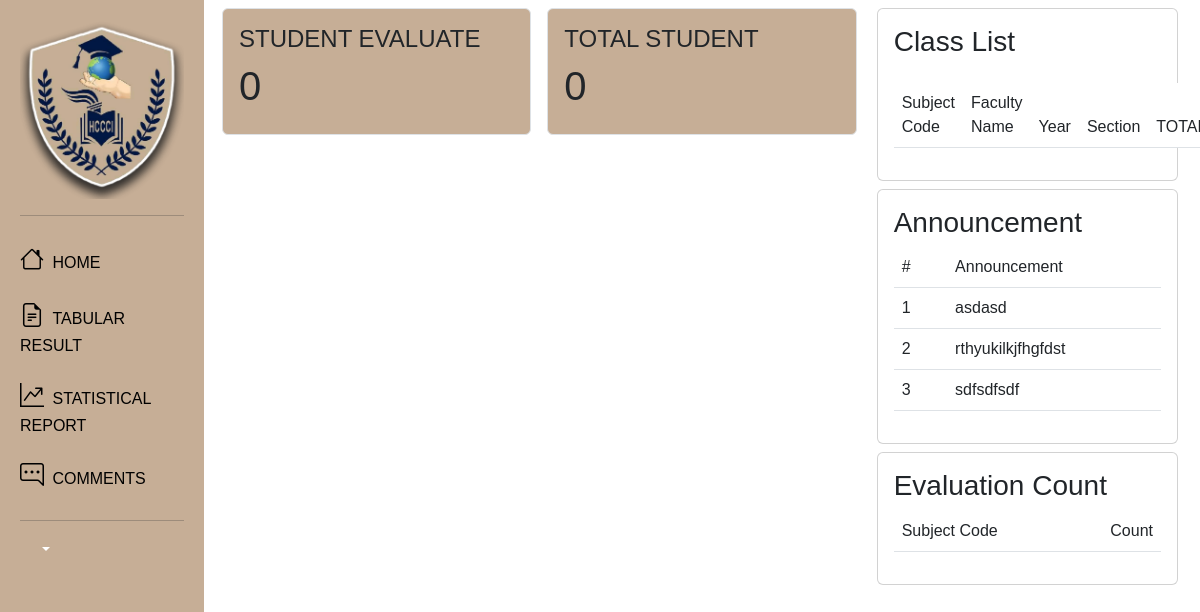
Screenshot of /TeacherDashboard/facultyDashboard.php (signed in) with the database file from the repository.
### tables this page shows
CREATE TABLE `announcementform` (
  `announceID` int(11) NOT NULL,
  `announcementDesc` varchar(255) NOT NULL,
  `announcementStatus` varchar(100) NOT NULL
);

### facultySession.php (called while the page is built, shortened)
<?php
require 'Configuration/connectionConf.php';
$user_check = $_SESSION['login_user'];
$ses_sql = mysqli_query($db,"SELECT * from facultyformtable where facultyId = '$user_check'");
$row = mysqli_fetch_array($ses_sql,MYSQLI_ASSOC);
$login_session = $row['facultyId'];
?>

### TeacherDashboard/facultyDashboard.php (the view, shortened to what this page needs)
<?php
require '../Configuration/connectionConf.php';
include('../facultySession.php');
$query3 = "SELECT COUNT(DISTINCT pippersonalinfo.studentID) AS TOTAL_STUDENT, classinfotable.facultyId FROM classinfotable INNER JOIN pippersonalinfo ON classinfotable.departmentCode = pippersonalinfo.courseCode WHERE pippersonalinfo.pipRegistrationStatus = 'ACTIVE' AND classinfotable.facultyId='$login_session' AND classinfotable.classStatus='ACTIVE';";
$studentCount3 = mysqli_query($db , $query3);
if ($studentCount3) {
    $row = mysqli_fetch_assoc($studentCount3);
    $count3 = $row['TOTAL_STUDENT'];
} else {
    $count3 = 0;
}
$query2 = "SELECT COUNT(DISTINCT studentID) AS TOTAL_STUDENT FROM resulttable WHERE facultyId = '$login_session' AND resultStatus = 'ACTIVE';";
$studentCount2 = mysqli_query($db , $query2);
if ($studentCount2) {
    $row2 = mysqli_fetch_assoc($studentCount2);
    $count2 = $row2['TOTAL_STUDENT'];
} else {
    $count2 = 0;
}
$query1 = "SELECT * FROM announcementform";
$result1 = mysqli_query($db, $query1);
?>
<!DOCTYPE html>
<html lang="en">
<head>
    <link rel="stylesheet" href="css/style.css">
    <link rel="stylesheet" href="https://cdn.jsdelivr.net/npm/bootstrap-icons@1.10.5/font/bootstrap-icons.css">
    <link href="https://cdn.jsdelivr.net/npm/bootstrap@5.3.0/dist/css/bootstrap.min.css" rel="stylesheet"
>
</head>
<body>
<?php include 'components/navigation.php'; ?>
    <div class="main">
        <div class="container-fluid">
        <div class="row">
                <div class="col-sm-8">
                    <div class="row">
                        <div class="col-sm border p-3 m-2 rounded khaki">
                            <h4>STUDENT EVALUATE</h4>
                            <h1 class="pl-3">
                                <?php echo $count2 ?>
                            </h1>
                        </div>
                        <div class="col-sm border p-3 m-2 rounded khaki">
                            <h4>TOTAL STUDENT</h4>
                            <h1 class="pl-3">
                                <?php echo $count3 ?>
                            </h1>
                        </div>
                    </div>
                </div>
                <div class="col-sm-4">
                    <div class="card mt-2">
                        <div class="card-body">
                            <h3>Class List</h3>
                            <table id="employee_data" class="table table-fluid mt-4" width="100%">
                                <thead>
                                    <tr>
                                        <td width="30%">Subject Code</td>
                                        <td>Faculty Name</td>
                                        <td>Year</td>
                                        <td>Section</td>
                                        <td>TOTAL</td>
                                    </tr>
                                </thead>
                            </table>
                        </div>
                    </div>
                    <div class="card mt-2">
                        <div class="card-body">
                            <h3>Announcement</h3>
                            <table id="employee_data" class="table table-fluid" width="100%">
                                <thead style="background-color:gray;">
                                    <tr>
                                        <td width="20%">#</td>
                                        <td>Announcement</td>
                                    </tr>
                                </thead>
                                <?php
                                while ($row = mysqli_fetch_array($result1)) {
                                    echo "<tr>";
                                    echo "<td class='align-middle'>";
                                    echo $row["announceID"];
                                    echo "</td>";
                                    echo "<td class='align-middle'>";
                                    echo $row["announcementDesc"];
                                    echo "</td>";
                                    echo "</tr>";
                                }
                                ?>
                            </table>
                        </div>
                    </div>
                    <div class="card mt-2">
                        <div class="card-body">
                            <h3>Evaluation Count</h3>
                            <table id="employee_data" class="table table-fluid" width="100%">
                                <thead style="background-color:gray;">
                                    <tr>
                                        <td width="80%">Subject Code</td>
                                        <td>Count</td>
                                    </tr>
                                </thead>
                            </table>
                        </div>
                    </div>
                </div>
            </div>
        </div>
    </div>
</body>
</html>

### TeacherDashboard/css/style.css (style rules this page uses)
* { font-family: 'Ubuntu', sans-serif; }

### TeacherDashboard/components/navigation.php (style rules this page uses)
.main { margin-left: 17%; padding: 0px 10px; }
.khaki { background-color: #c6ae96; }

### rows the page displays
announcementform: announceID "1", announcementDesc "asdasd"
announcementform: announceID "2", announcementDesc "rthyukilkjfhgfdst"
announcementform: announceID "3", announcementDesc "sdfsdfsdf"

### other values shown
$count2 "0"
$count3 "0"
